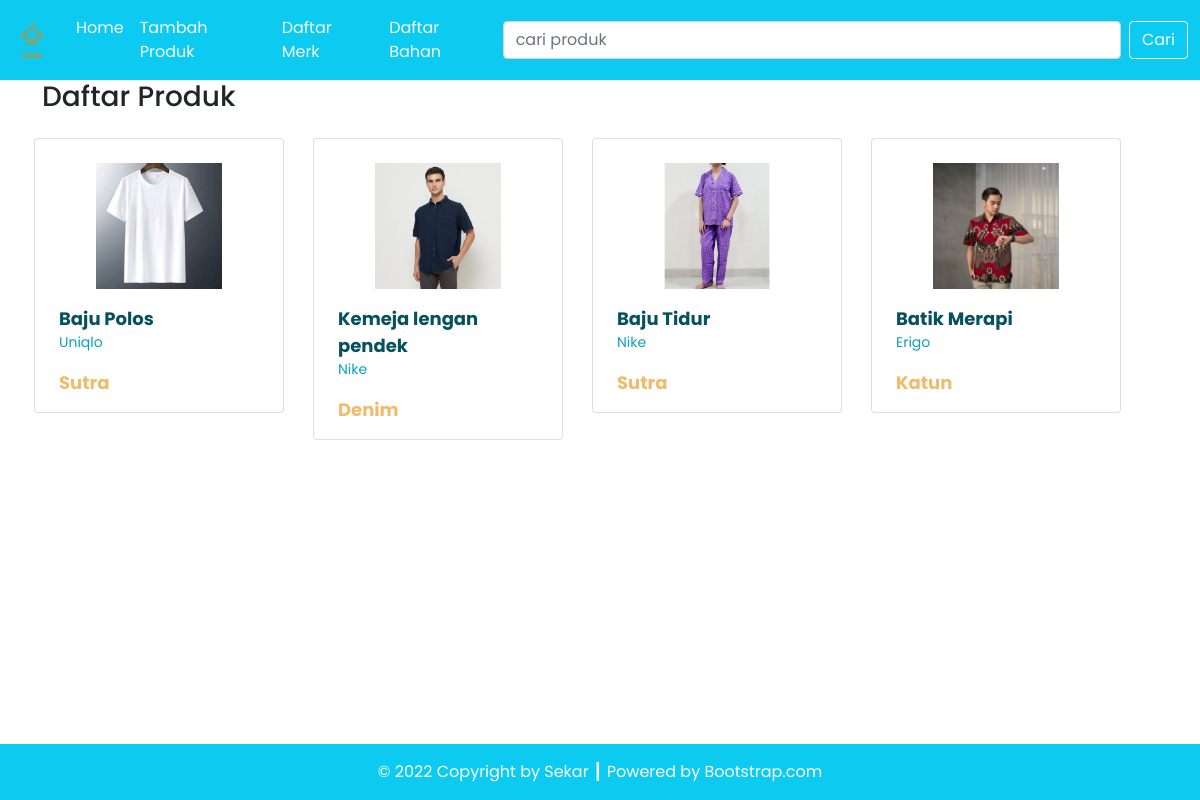
Screenshot of /Program/index.php with the database file from the repository.
### tables this page shows
CREATE TABLE `produk` (
  `id_produk` int(12) NOT NULL,
  `nama_produk` varchar(255) NOT NULL,
  `id_merk` int(11) NOT NULL,
  `warna` varchar(255) NOT NULL,
  `id_bahan` int(11) NOT NULL,
  `foto` varchar(255) NOT NULL DEFAULT 'noPhoto.png',
  `harga` int(255) NOT NULL
);

CREATE TABLE `merk` (
  `id_merk` int(11) NOT NULL,
  `nama_merk` varchar(100) NOT NULL,
  `asal_merk` varchar(200) NOT NULL
);

CREATE TABLE `bahan` (
  `id_bahan` int(11) NOT NULL,
  `nama_bahan` varchar(100) NOT NULL,
  `deskripsi` varchar(255) NOT NULL
);

### Program/config/db.php (called while the page is built)
<?php
$DB_HOST = "localhost";
$DB_USERNAME = "root";
$DB_PASSWORD = "";
$DB_NAME = "db_toko_pakaian";

### Program/classes/DB.php (called while the page is built, shortened)
<?php
class DB
{
    private $hostname;
    private $username;
    private $password;
    private $dbname;
    private $conn;
    private $result;
    function __construct($hostname, $username, $password, $dbname)
    {
        $this->hostname = $hostname;
        $this->username = $username;
        $this->password = $password;
        $this->dbname = $dbname;
    }
    function open()
    {
        $this->conn = mysqli_connect($this->hostname, $this->username, $this->password, $this->dbname);
    }
    function execute($query)
    {
        $this->result = mysqli_query($this->conn, $query);
    }
    function getResult()
    {
        return mysqli_fetch_array($this->result);
    }
}

### Program/classes/Produk.php (called while the page is built, shortened)
<?php
class Produk extends DB
{
    function getProdukJoin()
    {
        $query = "SELECT * FROM produk JOIN merk ON produk.id_merk=merk.id_merk JOIN bahan ON produk.id_bahan=bahan.id_bahan ORDER BY produk.id_produk";
        return $this->execute($query);
    }
}

### Program/index.php (the view, shortened to what this page needs)
<?php
include('config/db.php');
include('classes/DB.php');
include('classes/Bahan.php');
include('classes/Produk.php');
include('classes/Template.php');
$listProduk = new Produk($DB_HOST, $DB_USERNAME, $DB_PASSWORD, $DB_NAME);
$listProduk->open();
$listProduk->getProdukJoin();
if (isset($_POST['btn-cari'])) {
    $listProduk->searchProduk($_POST['cari']);
} else {
    $listProduk->getProdukJoin();
}
$data = null;
while ($row = $listProduk->getResult()) {
    $data .= '<div class="col gx-2 gy-3 justify-content-center">' .
        '<div class="card pt-4 px-2 pengurus-thumbnail">
        <a href="detail.php?id=' . $row['id_produk'] . '">
            <div class="row justify-content-center">
                <img src="assets/images/' . $row['foto'] . '" class="card-img-top" alt="' . $row['foto'] . '">
            </div>
            <div class="card-body">
                <p class="card-text pengurus-nama my-0">' . $row['nama_produk'] . '</p>
                <p class="card-text divisi-nama">' . $row['nama_merk'] . '</p>
                <p class="card-text jabatan-nama my-0">' . $row['nama_bahan'] . '</p>
            </div>
        </a>
    </div>
    </div>';
}

### Program/classes/Template.php (shortened to what this page needs)
<?php
class Template
{
    var $content = '';
    function __construct($filename = '')
    {
        $this->content = implode('', @file($filename));
    }
    function clear()
    {
        $this->content = preg_replace("/DATA_[A-Z|_|0-9]+/", "", $this->content);
    }
    function write()
    {
        print $this->content;
    }
    function replace($old = '', $new = '')
    {
        if (is_int($new)) {
            $value = sprintf("%d", $new);
        } elseif (is_float($new)) {
            $value = sprintf("%f", $new);
        } elseif (is_array($new)) {
            $value = '';
            foreach ($new as $item) {
                $value .= $item . ' ';
            }
        } else {
            $value = $new;
        }
        $this->content = preg_replace("/$old/", $value, $this->content);
    }
}

### rows the page displays
produk: foto (picture), nama_produk "Baju Polos", id_merk.nama_merk "Uniqlo", id_bahan.nama_bahan "Sutra"
produk: foto (picture), nama_produk "Kemeja lengan pendek", id_merk.nama_merk "Nike", id_bahan.nama_bahan "Denim"
produk: foto (picture), nama_produk "Baju Tidur", id_merk.nama_merk "Nike", id_bahan.nama_bahan "Sutra"
produk: foto (picture), nama_produk "Batik Merapi", id_merk.nama_merk "Erigo", id_bahan.nama_bahan "Katun"
